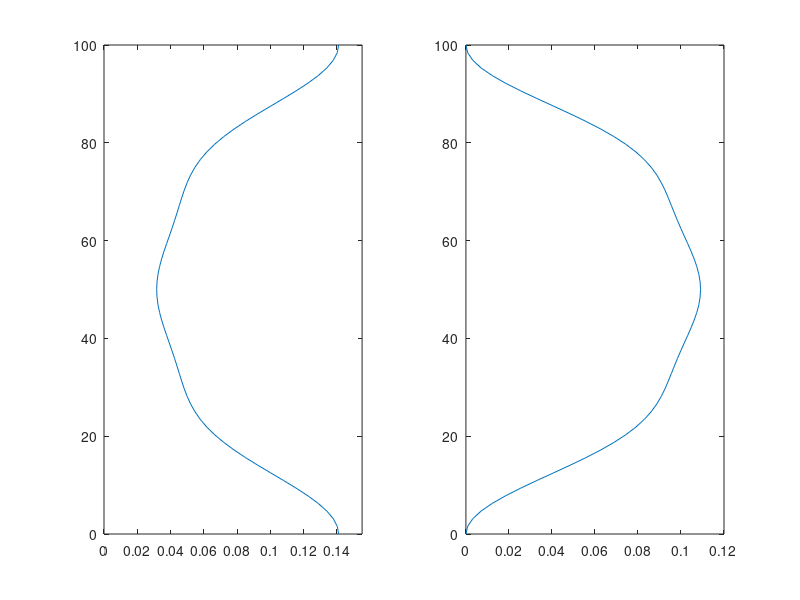
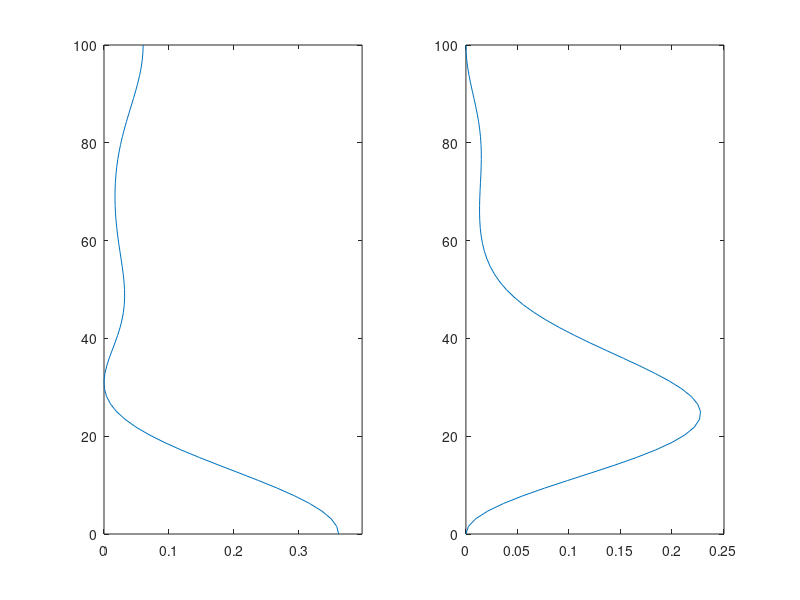

Here is the MATLAB script that generated these plots, in order:
j_star = 3;
H = (j_star+(1:1024)).^(-5/2);
H_norm = 1/sum(H);
H = H_norm*(j_star+(1:1024)).^(-5/2);

L = 100;
z = linspace(0,L,65)';

j_max = 3;

F2 = 0*z;
G2 = 0*z;
for j = 1:j_max
    F2 = F2 + (cos(z*j*pi/L)*H_norm*(j_star+j).^(-5/2)).^2;
    G2 = G2 + (sin(z*j*pi/L)*H_norm*(j_star+j).^(-5/2)).^2;
end

figure
subplot(1,2,1)
plot(F2,z)
xlim([0 1.1*max(F2)])
subplot(1,2,2)
plot(G2,z)
xlim([0 1.1*max(G2)])


F2 = 0*z;
G2 = 0*z;
for j = 1:j_max
    F2 = F2 + cos(z*j*pi/L)*H_norm*(j_star+j).^(-5/2);
    G2 = G2 + sin(z*j*pi/L)*H_norm*(j_star+j).^(-5/2);
end
F2 = F2.^2;
G2 = G2.^2;

figure
subplot(1,2,1)
plot(F2,z)
xlim([0 1.1*max(F2)])
subplot(1,2,2)
plot(G2,z)
xlim([0 1.1*max(G2)])